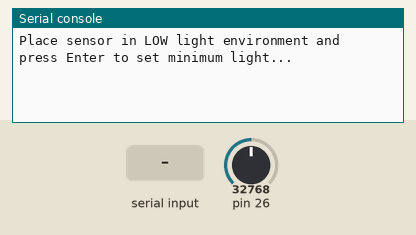
This program was run on a simulated MicroPython board. On the bench: the last lines printed to the serial console. Inputs (shaded band) come from the test bench; at power-on: pin 26 = 32768 (analog values on the 0–65535 scale).

Above: at 1.2 s.
1.3 s: "1" typed at the serial console, then Enter
At 2.1 s:
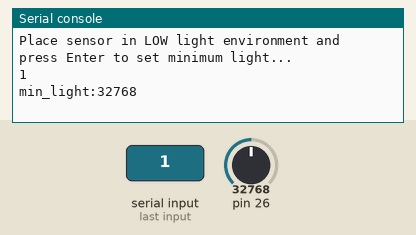
2.8 s: "0" typed at the serial console, then Enter
At 4.3 s:
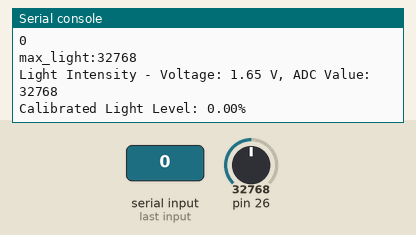

Measured:
- after the input at 1.3 s, the serial console: prints a new line at once (image 1)
- after the input at 2.8 s, the serial console: prints a new line at once (image 2)

The program:

main.py
```python
# Python env   : MicroPython v1.23.0
# -*- coding: utf-8 -*-
# @Time    : 2025/8/22 下午12:49
# @Author  : hogeiha
# @File    : main.py
# @Description : 基于GL5516的的光强度传感器模块测试文件

# ======================================== 导入相关模块 =========================================

from gl5516 import GL5516
import time

# ======================================== 全局变量 =============================================

# ======================================== 功能函数 =============================================

# ======================================== 自定义类 =============================================

# ======================================== 初始化配置 ===========================================

# 初始化 GL5516 光强度传感器，连接到 GPIO26 引脚
adc = GL5516(26)

# 校准光强度传感器
# 用户交互式校准，在最暗光照环境下设置最小值，在最亮光照环境下设置最大值
# 设置最小值
input("Place sensor in LOW light environment and press Enter to set minimum light...")
adc.set_min_light()
print(f"min_light:{adc.min_light}")
time.sleep(1)

# 设置最大值
input("Place sensor in HIGH light environment and press Enter to set minimum light...")
adc.set_max_light()
print(f"max_light:{adc.max_light}")
time.sleep(1)

# ======================================== 主程序 ===============================================

while True:
    # 读取光强度数据
    voltage, adc_value = adc.read_light_intensity()
    print("Light Intensity - Voltage: {} V, ADC Value: {}".format(voltage, adc_value))
    # 获取校准后的光强百分比
    light_level = adc.get_calibrated_light()
    print("Calibrated Light Level: {:.2f}%".format(light_level))
    time.sleep(2)
```

gl5516.py
```python
# (licence header left out)
__version__ = "0.1.0"
__author__ = "hogeiha"
__license__ = "MIT"
__platform__ = "MicroPython v1.23"


# ======================================== 导入相关模块 =========================================

from machine import ADC, Pin


class GL5516:
    """
    光敏传感器 GL5516 驱动类，支持 ADC 数值读取、电压转换、光强校准和百分比输出。

    Attributes:
        _analog_pin (ADC): ADC 对象，用于读取传感器模拟信号。
        min_light (int): 校准的最小光强参考值（ADC 原始值）。
        max_light (int): 校准的最大光强参考值（ADC 原始值）。

    Methods:
        read_light_intensity() -> tuple: 读取当前光强，返回电压值和 ADC 数值。
        set_min_light() -> int: 校准并保存当前环境为最小光强值。
        set_max_light() -> int: 校准并保存当前环境为最大光强值。
        get_calibrated_light() -> float: 获取校准后的光强百分比（0~100%）。

    Properties:
        voltage (float): 当前电压值（单位:伏特）。
        adc_value (int): 当前 ADC 原始数值。
        light_percent (float): 当前校准后的光强百分比（0~100%）。

    Notes:
        校准前需先设置 min_light（最暗环境）和 max_light（最亮环境）。
        校准值基于 ADC 原始数值（0~65535），对应 3.3V 电压范围。
        百分比输出为线性映射，实际光强可能与传感器非线性特性有所差异。
        建议在目标使用光照范围内进行校准以提高准确性。

    ==========================================
    Driver for GL5516 light-dependent resistor (LDR) sensor. Supports ADC reading,
    voltage conversion, light intensity calibration, and percentage output.

    Attributes:
        _analog_pin (ADC): ADC object for reading analog signals from the sensor.
        min_light (int): Calibrated minimum light reference value (raw ADC).
        max_light (int): Calibrated maximum light reference value (raw ADC).

    Methods:
        read_light_intensity() -> tuple: Read current light intensity, returns voltage and ADC value.
        set_min_light() -> int: Calibrate and save current environment as minimum light level.
        set_max_light() -> int: Calibrate and save current environment as maximum light level.
        get_calibrated_light() -> float: Get calibrated light intensity percentage (0–100%).

    Properties:
        voltage (float): Current voltage reading in volts.
        adc_value (int): Current raw ADC value.
        light_percent (float): Current calibrated light intensity percentage (0–100%).

    Notes:
        Calibration requires setting min_light (darkest environment) and max_light (brightest environment).
        Calibration values are based on raw ADC readings (0–65535), corresponding to 3.3V range.
        Percentage output is linear mapping; actual light intensity may differ due to sensor non-linearity.
        For best accuracy, calibrate within the intended operational lighting range.
    """

    def __init__(self, analog_pin: int):
        """
        光敏传感器 GL5516 驱动类。

        Args:
            analog_pin (int): 连接光敏传感器的模拟引脚编号。

        ==========================================
        GL5516 Light Sensor Driver Class.

        Args:
            analog_pin (int): Analog pin number connected to the light sensor.
        """

        self._analog_pin = ADC(Pin(analog_pin))
        self.min_light = 0
        self.max_light = 0

    def read_light_intensity(self):
        """
        读取光强值，返回电压值和 ADC 数值。

        Returns:
            tuple: (voltage (float), adc_value (int))
        ==========================================
        Read light intensity, returning voltage and ADC value.

        Returns:
            tuple: (voltage (float), adc_value (int))
        """
        adc_value = self._analog_pin.read_u16()
        voltage = self._analog_pin.read_u16() * 3.3 / 65535
        return round(voltage, 2), adc_value

    def set_min_light(self):
        """
        设置当前光强为最小光强值。

        Returns:
            int: 最小光强的 ADC 数值。
        ==========================================
        Set current light intensity as minimum light value.

        Returns:
            int: ADC value of minimum light intensity.
        """
        adc_value = self._analog_pin.read_u16()
        self.min_light = adc_value
        return adc_value

    def set_max_light(self):
        """
        设置当前光强为最大光强值。

        Returns:
            int: 最大光强的 ADC 数值。
        ==========================================
        Set current light intensity as maximum light value.

        Returns:
            int: ADC value of maximum light intensity.
        """
        adc_value = self._analog_pin.read_u16()
        self.max_light = adc_value
        return adc_value

    def get_calibrated_light(self):
        """
        获取校准后的光强值，范围从 0 到 100%。

        Returns:
            float: 校准后的光强百分比值。
        ==========================================
        Get calibrated light intensity value, ranging from 0 to 100%.
        Returns:
            float: Calibrated light intensity percentage.
        """

        adc_value = self._analog_pin.read_u16()
        if self.max_light == self.min_light:
            return 0.0
        light_level = (adc_value - self.min_light) / (self.max_light - self.min_light) * 100
        light_level = max(0.0, min(100.0, light_level))
        return light_level

    # ======================================== 初始化配置 ============================================

    # ======================================== 主程序 ===============================================
```
